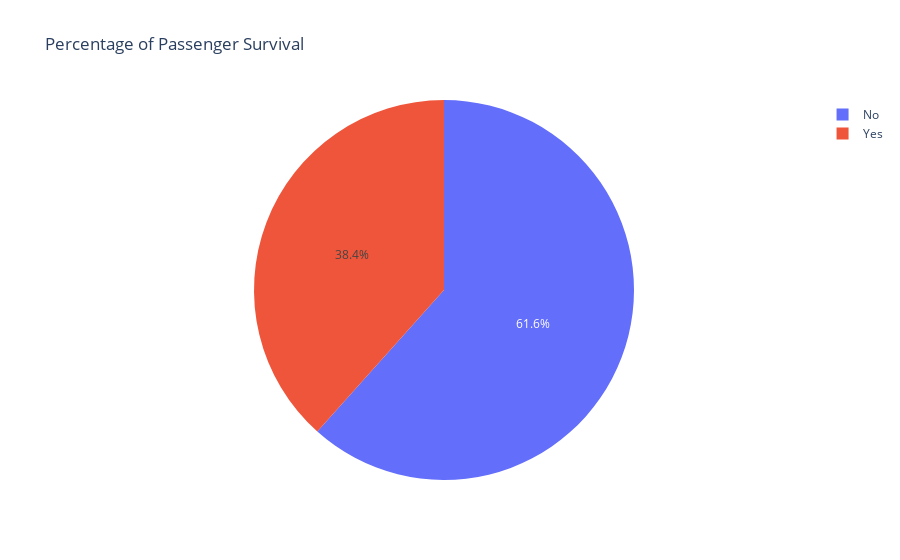

The notebook cell saved with this chart:
### Code cell
# Plotly Express
fig = px.pie(df_survival,
             names = "Survived", 
             values= "PassengerId",
             title = "Percentage of Passenger Survival")
fig.show()
# plotly.offline.plot(fig, filename = 'plot.html')

### Figure 1 — Plotly figure (JSON) as saved in the notebook; plotly's stock layout.template omitted (floating-point values rounded to 4 significant figures)
{"data": [{"domain": {"x": [0, 1], "y": [0, 1]}, "hovertemplate": "Survived=%{label}<br>PassengerId=%{value}<extra></extra>", "labels": ["No", "Yes"], "legendgroup": "", "name": "", "showlegend": true, "type": "pie", "values": [549, 342]}], "layout": {"legend": {"tracegroupgap": 0}, "title": {"text": "Percentage of Passenger Survival"}}}
